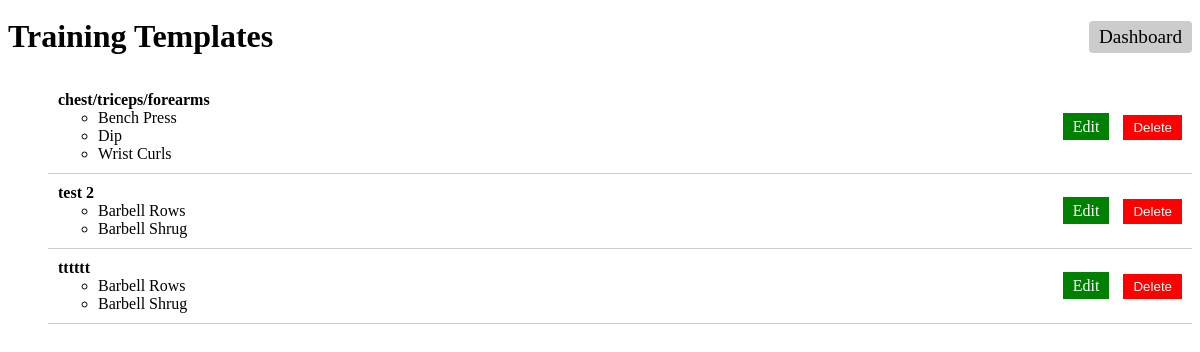
Page /training-templates/ on the committed database.
### training_templates/models.py (models this page shows, shortened)
class TrainingTemplate(models.Model):
    name = models.CharField(max_length=100)
    exercises = models.ManyToManyField(Exercise, through='ExerciseOrder')

class ExerciseOrder(models.Model):
    training_template = models.ForeignKey(TrainingTemplate, on_delete=models.CASCADE)
    exercise = models.ForeignKey(Exercise, on_delete=models.CASCADE)
    order = models.PositiveIntegerField()
    class Meta:
        ordering = ['order']

### exercises/models.py (models this page shows, shortened)
class Exercise(models.Model):
    name = models.CharField(max_length=100)
    main_body_part = models.ForeignKey(BodyPart, on_delete=models.CASCADE, related_name='main_body_exercises')
    additional_body_parts = models.ManyToManyField(BodyPart, related_name='additional_body_exercises', blank=True)
    class Meta:
        ordering = ['name']  # Specify ordering by name

### training_templates/views.py (the view)
# urls.py: path('', training_template_list, name='training_template_list'),
def training_template_list(request):
    templates = TrainingTemplate.objects.all()
    template_exercises = [(template, ExerciseOrder.objects.filter(training_template=template).order_by('order'))
                          for template in templates]
    return render(request, 'training_templates/training_template_list.html', {'template_exercises': template_exercises})

### training_templates/templates/training_templates/training_template_list.html (shortened to what this page needs)
<!DOCTYPE html>
<html>
<head>
    {% load static %}
    <link rel="stylesheet" type="text/css" href="{% static 'training_templates/styles.css' %}">
</head>
<body>
    <div class="header">
        <h1>Training Templates</h1>
        <a href="/" class="dashboard-link">Dashboard</a>
    </div>
    <ul>
        {% for template, exercises_in_order in template_exercises %}
            <li class="list-item">
                <div>
                    <strong>{{ template.name }}</strong>
                    <ul>
                        {% for exercise_order in exercises_in_order %}
                            <li>{{ exercise_order.exercise.name }}</li>
                        {% endfor %}
                    </ul>
                </div>
                <div>
                    <a href="{% url 'edit_training_template' template.id %}" class="button edit-button">Edit</a>
                    <form method="post" action="{% url 'delete_template' template.id %}" style="display:inline;">
                        <button type="submit" class="button delete-button">Delete</button>
                    </form>
                </div>
            </li>
        {% endfor %}
    </ul>
</body>
</html>

### training_templates/static/training_templates/styles.css (style rules this page uses)
.header { display: flex; align-items: center; justify-content: space-between; padding: 10px 0; }
.header h1 { margin: 0; }
.header .dashboard-link { text-decoration: none; color: #000; font-size: 1.2em; background-color: #ccc; padding: 5px 10px; border-radius: 4px; }
.button { margin-left: 10px; padding: 5px 10px; border: none; color: white; cursor: pointer; }
.edit-button { background-color: green; text-decoration: none; }
.delete-button { background-color: red; }
.list-item { display: flex; justify-content: space-between; align-items: center; padding: 10px; border-bottom: 1px solid #ccc; }

### rows in the picture
TrainingTemplate: name "chest/triceps/forearms"
ExerciseOrder: exercise.name "Bench Press"
ExerciseOrder: exercise.name "Dip"
ExerciseOrder: exercise.name "Wrist Curls"
TrainingTemplate: name "test 2"
ExerciseOrder: exercise.name "Barbell Rows"
ExerciseOrder: exercise.name "Barbell Shrug"
TrainingTemplate: name "tttttt"
ExerciseOrder: exercise.name "Barbell Rows"
ExerciseOrder: exercise.name "Barbell Shrug"
